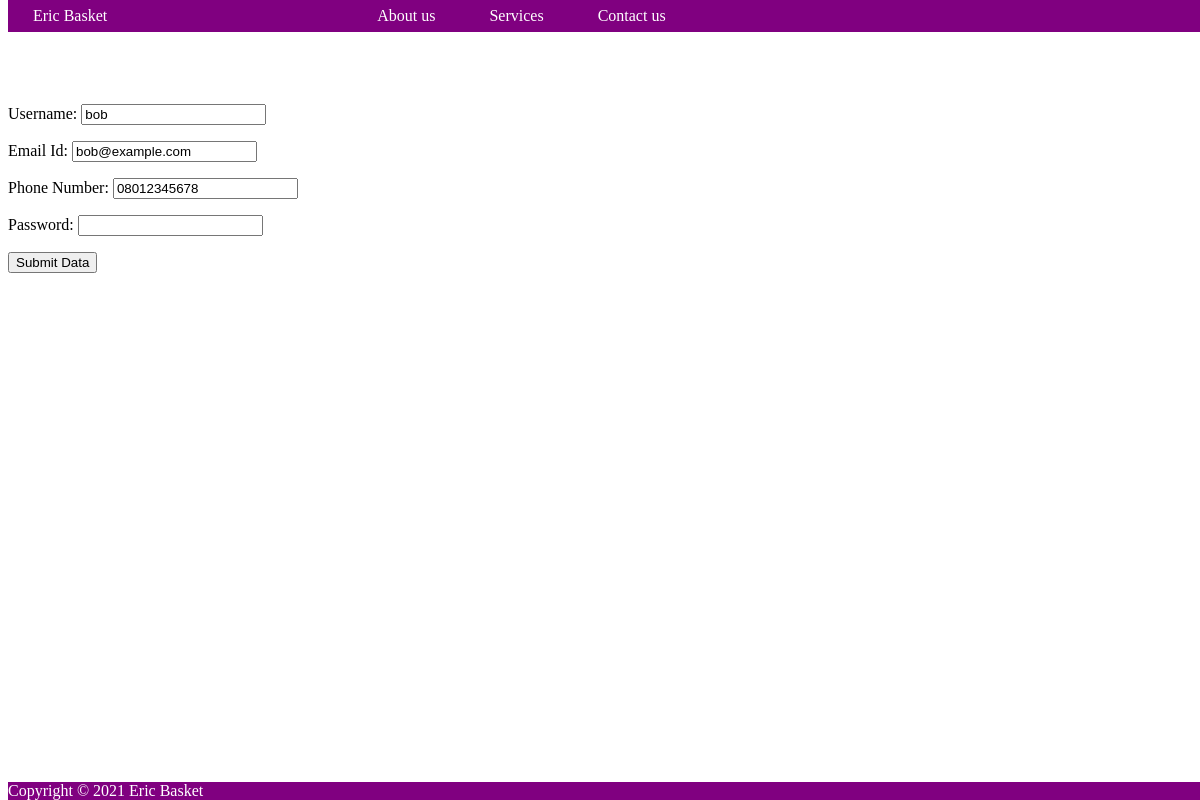
The app's page /userupdate/1/ (signed in) with its own data.
### project_app1/models.py (models this page shows, shortened)
class RegisteredUser(models.Model):
    name = models.CharField(max_length=100)
    emailid = models.CharField(max_length=100)
    phoneNum = models.CharField(blank=True, null=True, max_length=20)
    password = models.CharField(max_length=30)

### project_app1/views.py (the view)
# urls.py: path("userupdate/<int:pk>/", views.UserUpdateView.as_view(template_name="user_create.html"), name="userupdate")
class UserUpdateView(UserPassesTestMixin, UpdateView):
    model = RegisteredUser
    form_class = RegisterForm
    def test_func(self):
        if self.request.user.is_active:
            return True
        else:
            return False

### project_app1/forms.py
class RegisterForm(ModelForm):
    password = forms.CharField(widget=forms.PasswordInput)
    class Meta:
        model = RegisteredUser
        fields = '__all__'
        labels = {
            "name": "Username",
            "emailid": "Email Id",
            "phoneNum": "Phone Number",
            "password": "Password"
        }

### project_app1/templates/user_create.html (shortened to what this page needs)
{% extends 'base.html' %}
    {% block content %}
        <form method="POST">
            {% if request.user.is_superuser or request.user.is_staff %}
                {{ form.as_p }}
                <button type="submit">Submit Data</button>
            {% else %}
                The logged in user is not a superuser.
                Please log in as a super user in order
                to add/modify user data.
            {% endif %}
        </form>
    {% endblock content %}

### project_app1/templates/base.html (style rules this page uses)
body { padding-top: 80px; padding-bottom: 80px; }

### records on screen
RegisteredUser: name "bob", emailid "bob@example.com", phoneNum "08012345678"
